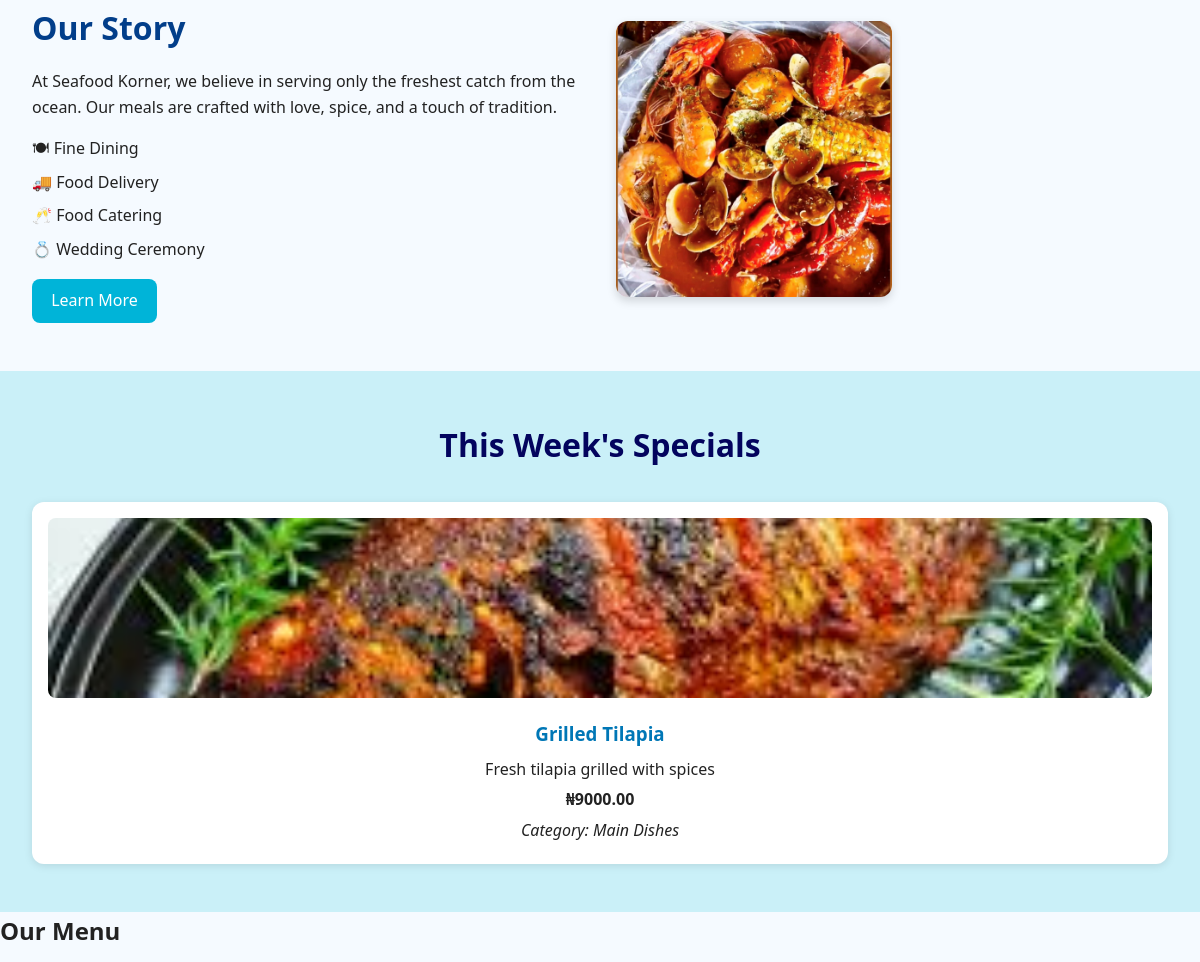
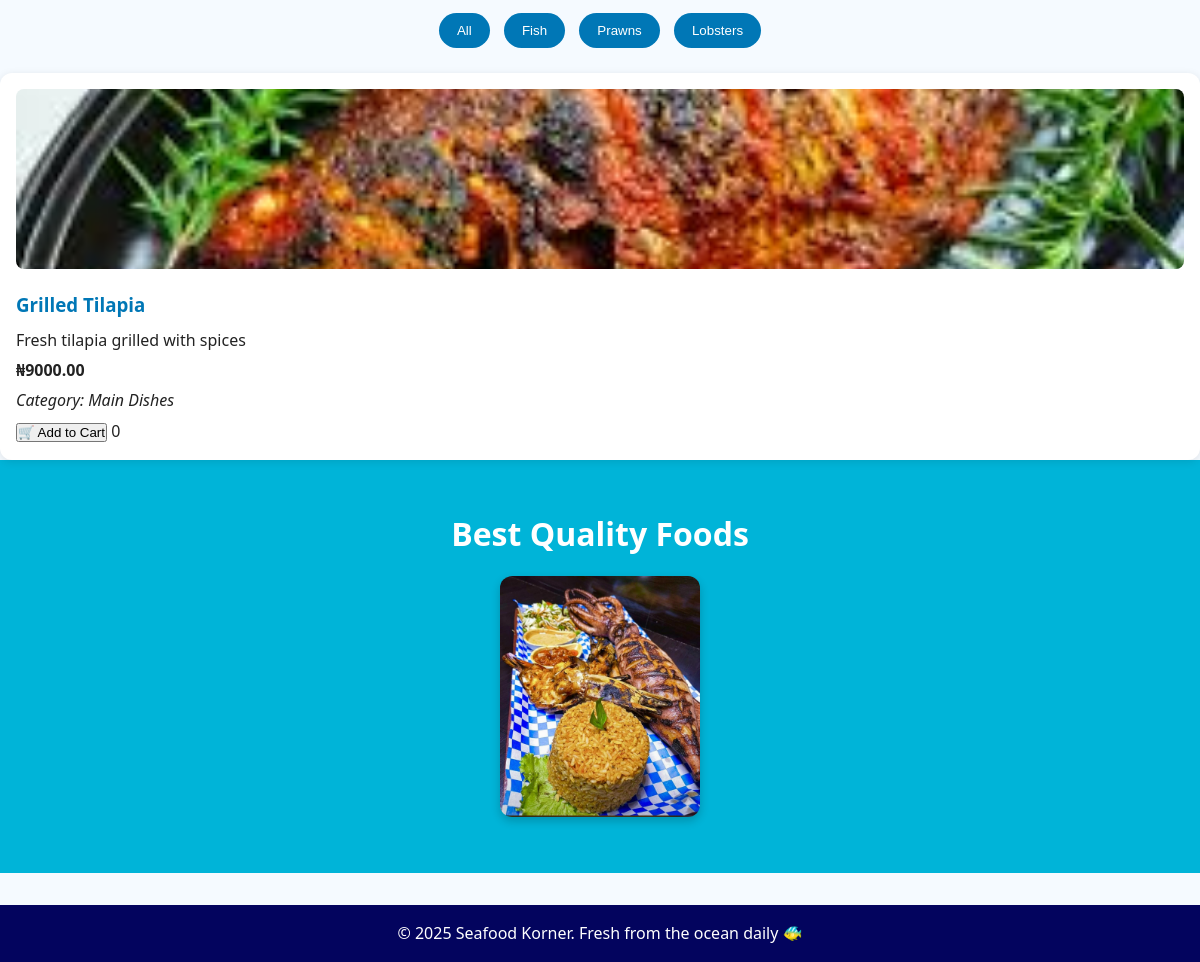
/ (lower part), run on an earlier commit of the app's database (2 pictures, top to bottom).
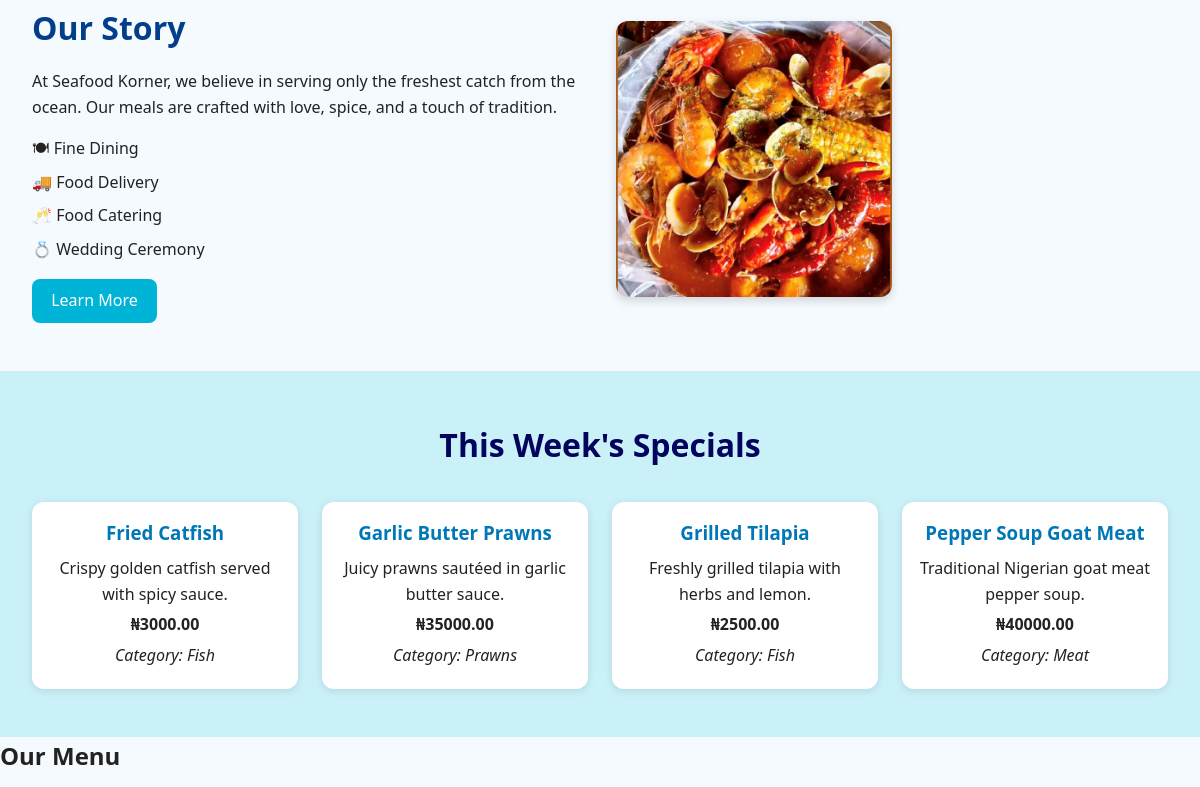
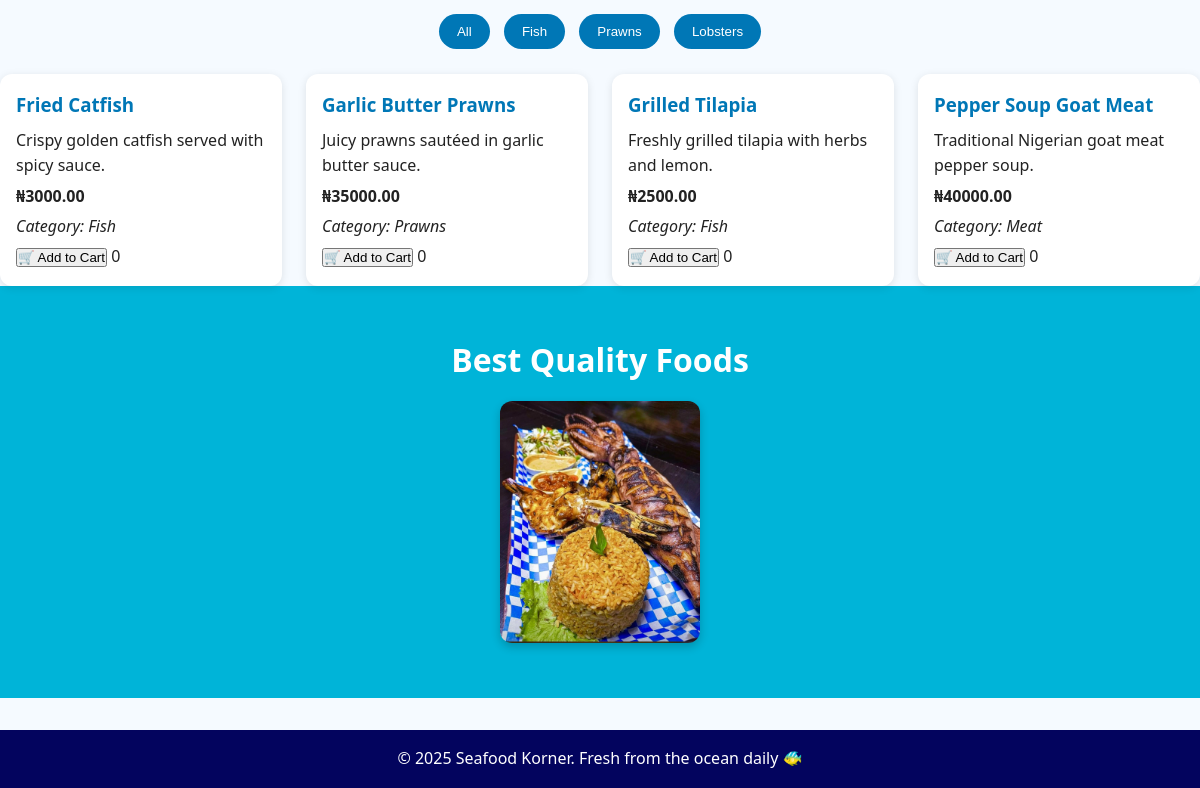
And on a later commit of the database (2 pictures, top to bottom).
### restaurant/models.py (models this page shows, shortened)
class MenuItem(models.Model):
    name = models.CharField(max_length=255)
    description = models.TextField(default= "No description", blank=True )
    ingredients = models.TextField(blank=True, null=True)
    price = models.DecimalField(max_digits=10, decimal_places=2)
    image = models.ImageField(upload_to="menu_images/", blank=True, null=True)
    category = models.ForeignKey(Category, on_delete=models.CASCADE)
    class Meta:
        ordering = ["name"]

class Category(models.Model):
    name = models.CharField(max_length=100)

### restaurant/views.py (the view)
# urls.py: path("", views.home_view, name="home"),
def home_view(request):
    items = MenuItem.objects.select_related("category").all()
    username = request.user.username if request.user.is_authenticated else None
    return render(request, "restaurant/index.html", {"items": items, "username": username})

### restaurant/context_processors.py (called while the page is built)
def cart_count(request):
    if request.user.is_authenticated:
        cart, _ = Cart.objects.get_or_create(user=request.user)
        count = CartItem.objects.filter(cart=cart).count()
    else:
        count = 0
    return {"cart_count": count}

### restaurant/templates/restaurant/index.html (shortened to what this page needs)
{% load static %}
<!DOCTYPE html>
<html lang="en">
<head>
    <link rel="stylesheet" href="{% static 'css/style.css' %}">
</head>
<body>
    <section class="story">
        <div class="story-text">
            <h2>Our Story</h2>
            <p>
                At Seafood Korner, we believe in serving only the freshest catch from the ocean.
                Our meals are crafted with love, spice, and a touch of tradition.
            </p>
            <ul>
                <li>🍽 Fine Dining</li>
                <li>🚚 Food Delivery</li>
                <li>🥂 Food Catering</li>
                <li>💍 Wedding Ceremony</li>
            </ul>
            <a href="#" class="btn">Learn More</a>
        </div>
        <div class="story-image">
            <img src="{% static 'images/sea2.jpg' %}" alt="Seafood Dish">
        </div>
    </section>
    <section class="specials">
        <h2>This Week's Specials</h2>
        <div class="menu-items">
            {% for item in items %}
                <div class="menu-card">
                    {% if item.image %}
                        <img src="{{ item.image.url }}" alt="{{ item.name }}">
                    {% endif %}
                    <h3>{{ item.name }}</h3>
                    <p>{{ item.description }}</p>
                    <p><strong>₦{{ item.price }}</strong></p>
                    <p><em>Category: {{ item.category.name }}</em></p>
                </div>
            {% empty %}
                <p>No specials available this week.</p>
            {% endfor %}
        </div>
    </section>
    <main>
        <h2>Our Menu</h2>
        <div class="filter-buttons">
            <button onclick="filterMenu('all')">All</button>
            <button onclick="filterMenu('Fish')">Fish</button>
            <button onclick="filterMenu('Prawns')">Prawns</button>
            <button onclick="filterMenu('Lobsters')">Lobsters</button>
        </div>
        <div class="menu-items">
            {% for item in items %}
                <div class="menu-card" data-category="{{ item.category.name }}" data-id="{{ item.id }}">
                    {% if item.image %}
                        <img src="{{ item.image.url }}" alt="{{ item.name }}">
                    {% endif %}
                    <h3>{{ item.name }}</h3>
                    <p>{{ item.description }}</p>
                    <p><strong>₦{{ item.price }}</strong></p>
                    <p><em>Category: {{ item.category.name }}</em></p>
                    <button class="add-to-cart-btn" data-id="{{ item.id }}">🛒 Add to Cart</button>
                    <span class="item-count" id="count-{{ item.id }}">0</span>
                </div>
            {% empty %}
                <p>No menu items available yet.</p>
            {% endfor %}
        </div>
    </main>
    <section class="cta">
        <h2>Best Quality Foods</h2>
        <img src="{% static 'images/sea6.jpg' %}" alt="Quality Food">
    </section>
    <footer>
        <p>© 2025 Seafood Korner. Fresh from the ocean daily 🐠</p>
    </footer>
</body>
</html>

### restaurant/static/css/style.css (style rules this page uses)
* { margin: 0; padding: 0; box-sizing: border-box; }
body { font-family: "Segoe UI", Tahoma, Geneva, Verdana, sans-serif; background: #f5faff; color: #222; line-height: 1.6; }
.story { display: grid; grid-template-columns: 1fr 1fr; gap: 2rem; padding: 3rem 2rem; align-items: center; }
.story-text h2 { font-size: 2rem; color: #023e8a; margin-bottom: 1rem; }
.story-text p { margin-bottom: 1rem; }
.story-text ul { list-style: none; margin-bottom: 1rem; }
.story-text ul li { margin: 0.5rem 0; font-weight: 500; }
.story-image img { width: 50%; border-radius: 12px; box-shadow: 0 4px 10px rgba(0,0,0,0.15); }
.btn { display: inline-block; padding: 0.6rem 1.2rem; background: #00b4d8; color: white; text-decoration: none; border-radius: 8px; transition: background 0.3s ease; }
.specials { background: #caf0f8; padding: 3rem 2rem; text-align: center; }
.specials h2 { margin-bottom: 2rem; font-size: 2rem; color: #03045e; }
.menu-items { display: grid; grid-template-columns: repeat(auto-fit, minmax(250px, 1fr)); gap: 1.5rem; }
.menu-card { background: white; padding: 1rem; border-radius: 12px; box-shadow: 0 2px 8px rgba(0,0,0,0.1); transition: transform 0.3s ease, box-shadow 0.3s ease; }
.menu-card h3 { color: #0077b6; margin-bottom: 0.5rem; }
.menu-card p { margin: 0.3rem 0; }
.cta { text-align: center; padding: 3rem 2rem; background: #00b4d8; color: white; }
.cta h2 { font-size: 2rem; margin-bottom: 1rem; }
.cta img { max-width: 200px; width: 100%; border-radius: 12px; box-shadow: 0 4px 10px rgba(0,0,0,0.2); }
footer { background: #03045e; color: white; text-align: center; padding: 1rem; margin-top: 2rem; }
.filter-buttons { text-align: center; margin: 20px 0; }
.filter-buttons button { background: #0077b6; color: white; border: none; padding: 10px 18px; margin: 5px; border-radius: 20px; cursor: pointer; transition: background 0.3s; }

What changed in the data, as far as the page shows it:
added MenuItem: name "Fried Catfish", description "Crispy golden catfish served with spicy sauce.", price "3000.00", category.name "Fish"
added MenuItem: name "Garlic Butter Prawns", description "Juicy prawns sautéed in garlic butter sauce.", price "35000.00", category.name "Prawns"
changed MenuItem "Grilled Tilapia": description "Fresh tilapia grilled with spices" → "Freshly grilled tilapia with herbs and lemon."; price "9000.00" → "2500.00"; category.name "Main Dishes" → "Fish"; image: picture removed
added MenuItem: name "Pepper Soup Goat Meat", description "Traditional Nigerian goat meat pepper soup.", price "40000.00", category.name "Meat"
